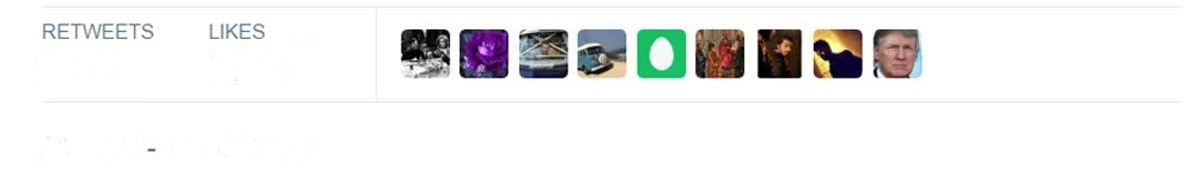
#> input picture assets/trump_tweet_footer.png, 1200 x 187 px
$ python testing_trump_tweet.py
#> lines starting #> are read from the running program, lines starting #| are printed output that depends on the picture
# -*- coding: utf-8 -*-
"""
Created on Fri Jan  7 19:13:43 2022

@author: bezbakri
"""

from PIL import Image, ImageDraw, ImageFont
import random

def retweets_and_likes_generator(lower_limit, upper_limit):
    raw_number = random.randint(lower_limit, upper_limit)
    list_for_raw_number = []
    for i in str(raw_number):
        list_for_raw_number.append(i)
    list_for_raw_number.insert(-3, ",")
    ratio = ""
    for i in list_for_raw_number:
        ratio+= i
    return ratio


trump_template = Image.open("assets/trump_tweet_footer.png")
#> trump_template is the input picture: PIL image 1200x187 RGBA; mean R, G, B, A 239.1, 239.1, 238.6, 255

trump_tweet = trump_template.copy()

font_ratio = ImageFont.truetype("assets/HelveticaNeueBold.ttf", size = 36)
retweets = retweets_and_likes_generator(8000, 100000)
likes = retweets_and_likes_generator(10000, 250000)
trump_tweet_ratio = ImageDraw.Draw(trump_tweet)
trump_tweet_ratio.text(xy = (42, 45), text = retweets, font = font_ratio, fill = "#438DCB")
trump_tweet_ratio.text(xy = (210, 45), text = likes, font = font_ratio, fill = "#438DCB")


trump_tweet_path = "assets/trump_tweet.png"

trump_tweet.save(trump_tweet_path)
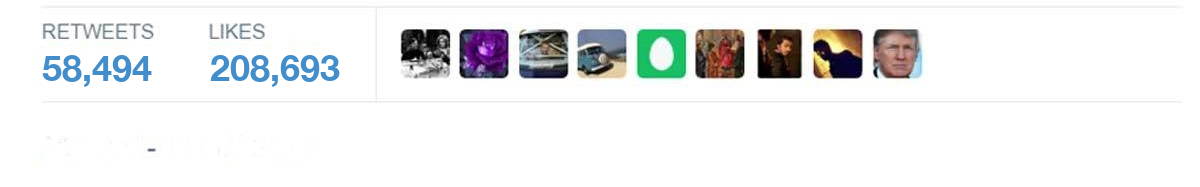
#> saved as trump_tweet.png: PIL image 1200x187 RGBA; mean R, G, B, A 236.6, 237.5, 237.9, 255

$ run again, with assets/biden_tweet_footer.png copied over assets/trump_tweet_footer.png
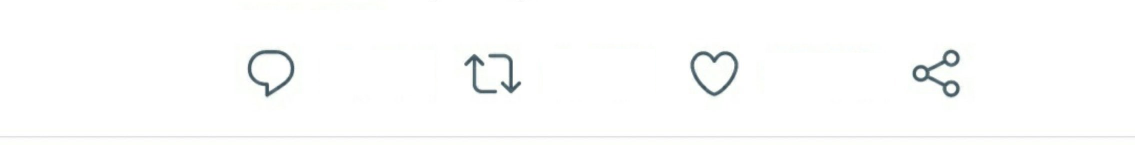
#> input picture assets/biden_tweet_footer.png, 2269 x 289 px (shown at 1/2 size)
#> trump_template is the input picture: PIL image 2269x289 RGBA; mean R, G, B, A 252, 252.4, 252.1, 255
#> `trump_tweet.save(trump_tweet_path)`:
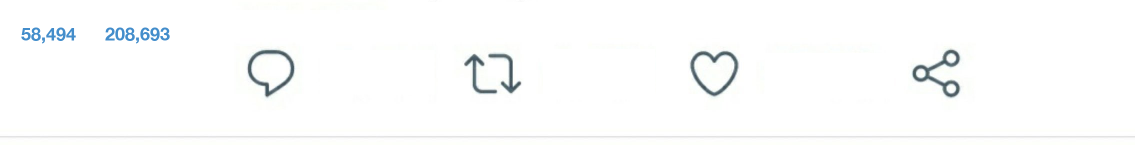
#> saved as trump_tweet.png: PIL image 2269x289 RGBA (shown at 1/2 size); mean R, G, B, A 251.1, 251.8, 251.9, 255

$ run again, with assets/biden_tweet_header.png copied over assets/trump_tweet_footer.png
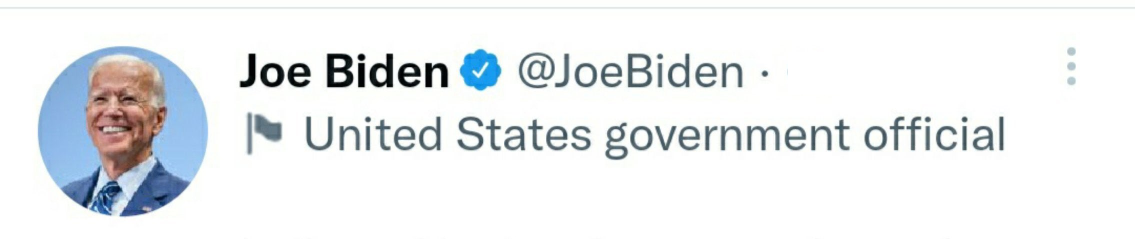
#> input picture assets/biden_tweet_header.png, 2269 x 478 px (shown at 1/2 size)
#> trump_template is the input picture: PIL image 2269x478 RGBA; mean R, G, B, A 234.7, 237.3, 239.4, 255
#> `trump_tweet.save(trump_tweet_path)`:
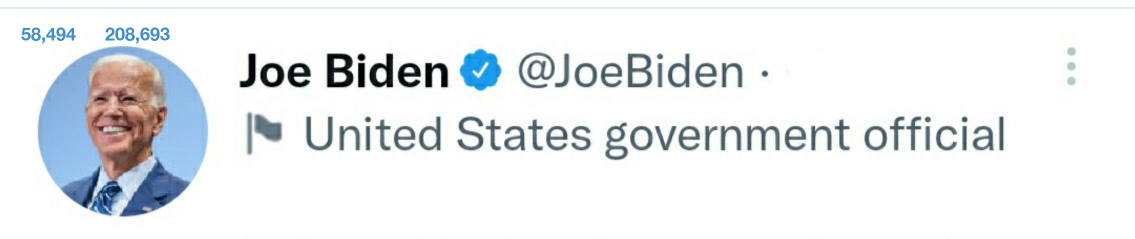
#> saved as trump_tweet.png: PIL image 2269x478 RGBA (shown at 1/2 size); mean R, G, B, A 234.1, 237, 239.2, 255
